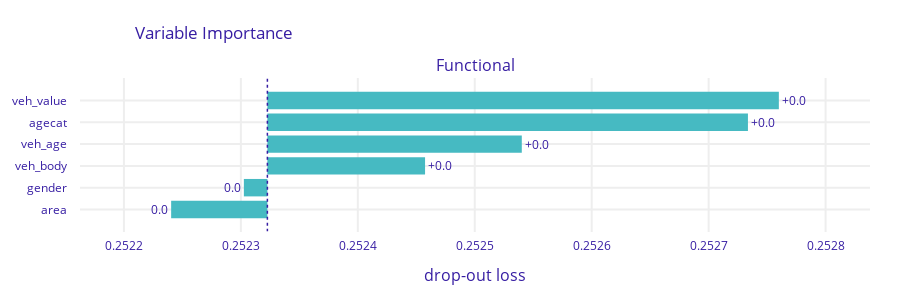
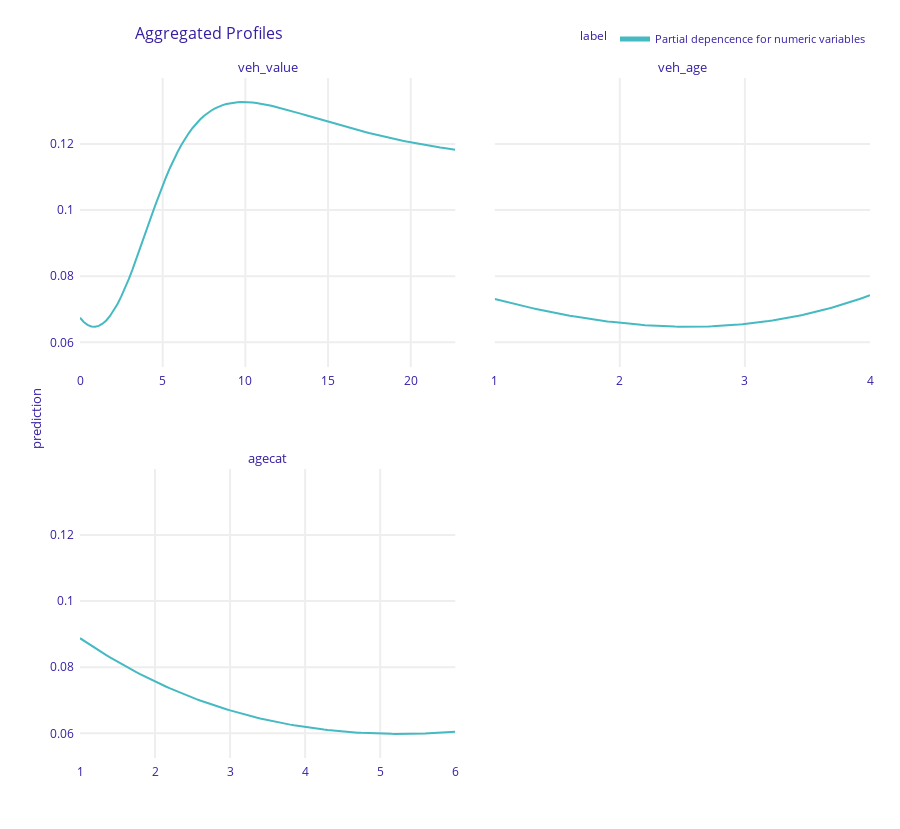
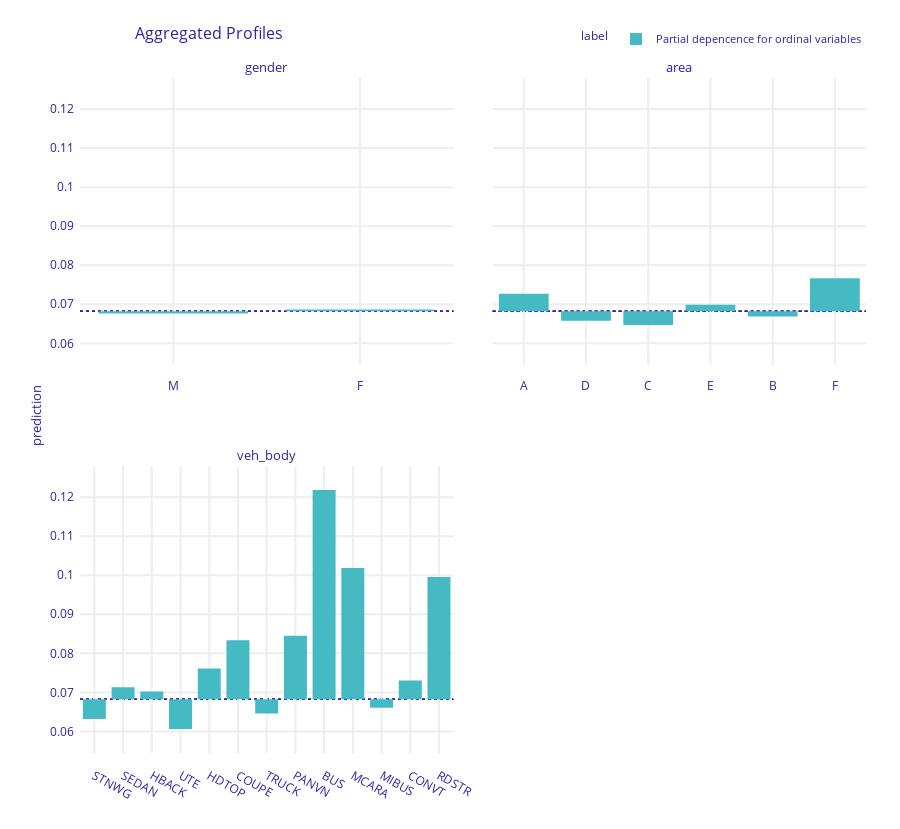

The cell these charts' notebook holds for them, in order:
### Code cell
# Interpretation
import dalex as dx

# Set up explainer
def pred_fun(m, X):
    return m.predict(dict_provider(X), batch_size=1000).flatten()

exp = dx.Explainer(
    model, 
    data=df_valid[dense_features + ["veh_body"]], 
    y=y_valid, 
    predict_function=pred_fun, 
    verbose=False
)

# Performance on validation data
valid_log_loss = log_loss(y_valid, pred_fun(model, df_valid))
valid_log_loss_0 = log_loss(y_valid, np.repeat(y_train.mean(), len(y_valid)))
rel_imp = (valid_log_loss_0 - valid_log_loss) / valid_log_loss_0

print(f"Validation log-loss: \t\t\t{valid_log_loss: .5}")
print(f"Relative improvement in log-loss: \t{rel_imp: .3}")

# Permutation importance
vi = exp.model_parts()
vi.plot()

# Partial dependence
pdp_num = exp.model_profile(
    type="partial",
    label="Partial depencence for numeric variables",
    variables=num_features,
    # variable_splits={"veh_value": [np.arange(0, 11)]},
    verbose=False
)
pdp_num.plot()

pdp_ord = exp.model_profile(
    type="partial",
    label="Partial depencence for ordinal variables",
    variables=ord_features + ["veh_body"],
    variable_type="categorical",
    verbose=False
)
pdp_ord.plot()

### Figure 1 — Plotly figure (JSON) as saved in the notebook; plotly's stock layout.template omitted (floating-point values rounded to 4 significant figures)
{"data": [{"base": 0.2523, "hoverinfo": "text", "hoverlabel": {"bgcolor": "rgba(0,0,0,0.8)"}, "hovertext": ["Model: Functional loss after<br>variable: veh_value is permuted: 0.253<br>Drop-out loss change: +0.0", "Model: Functional loss after<br>variable: agecat is permuted: 0.253<br>Drop-out loss change: +0.0", "Model: Functional loss after<br>variable: veh_age is permuted: 0.253<br>Drop-out loss change: +0.0", "Model: Functional loss after<br>variable: veh_body is permuted: 0.252<br>Drop-out loss change: +0.0", "Model: Functional loss after<br>variable: gender is permuted: 0.252<br>Drop-out loss change: -0.0", "Model: Functional loss after<br>variable: area is permuted: 0.252<br>Drop-out loss change: -0.0"], "marker": {"color": "#46bac2"}, "orientation": "h", "showlegend": false, "text": ["+0.0", "+0.0", "+0.0", "+0.0", "0.0", "0.0"], "textposition": "outside", "type": "bar", "x": [0.0004374, 0.0004109, 0.0002176, 0.0001348, -2.01e-05, -8.228e-05], "xaxis": "x", "y": ["veh_value", "agecat", "veh_age", "veh_body", "gender", "area"], "yaxis": "y"}], "layout": {"annotations": [{"font": {"size": 16}, "showarrow": false, "text": "Functional", "x": 0.5, "xanchor": "center", "xref": "paper", "y": 1, "yanchor": "bottom", "yref": "paper"}, {"font": {"size": 16}, "showarrow": false, "text": "drop-out loss", "x": 0.5, "xanchor": "center", "xref": "paper", "y": 0, "yanchor": "top", "yref": "paper", "yshift": -30}], "font": {"color": "#371ea3"}, "height": 303, "margin": {"b": 71, "r": 30, "t": 78}, "shapes": [{"line": {"color": "#371ea3", "dash": "dot", "width": 1.5}, "type": "line", "x0": 0.2523, "x1": 0.2523, "xref": "x", "y0": -1, "y1": 6, "yref": "y"}], "title": {"text": "Variable Importance", "x": 0.15}, "xaxis": {"anchor": "y", "automargin": true, "domain": [0, 1], "fixedrange": true, "gridwidth": 2, "range": [0.2522, 0.2528], "tickcolor": "white", "ticklen": 3, "ticks": "outside", "type": "linear", "zeroline": false}, "yaxis": {"anchor": "x", "automargin": true, "autorange": "reversed", "domain": [0, 1], "fixedrange": true, "gridwidth": 2, "tickcolor": "white", "ticklen": 10, "ticks": "outside", "type": "category"}}}

### Figure 2 — Plotly figure (JSON) as saved in the notebook; plotly's stock layout.template omitted (floating-point values rounded to 4 significant figures; data arrays with more than 128 entries replaced by an {"elided": "..."} marker saying what was removed)
{"data": [{"customdata": {"elided": "101x3 mixed values"}, "hovertemplate": "<b>%{hovertext}</b><br><br>prediction=%{y:.3f}<br>mean_prediction=%{customdata[0]:.3f}<extra></extra>", "hovertext": ["Partial depencence for numeric variables", "Partial depencence for numeric variables", "Partial depencence for numeric variables", "Partial depencence for numeric variables", "Partial depencence for numeric variables", "Partial depencence for numeric variables", "Partial depencence for numeric variables", "Partial depencence for numeric variables", "Partial depencence for numeric variables", "Partial depencence for numeric variables", "Partial depencence for numeric variables", "Partial depencence for numeric variables", "Partial depencence for numeric variables", "Partial depencence for numeric variables", "Partial depencence for numeric variables", "Partial depencence for numeric variables", "Partial depencence for numeric variables", "Partial depencence for numeric variables", "Partial depencence for numeric variables", "Partial depencence for numeric variables", "Partial depencence for numeric variables", "Partial depencence for numeric variables", "Partial depencence for numeric variables", "Partial depencence for numeric variables", "Partial depencence for numeric variables", "Partial depencence for numeric variables", "Partial depencence for numeric variables", "Partial depencence for numeric variables", "Partial depencence for numeric variables", "Partial depencence for numeric variables", "Partial depencence for numeric variables", "Partial depencence for numeric variables", "Partial depencence for numeric variables", "Partial depencence for numeric variables", "Partial depencence for numeric variables", "Partial depencence for numeric variables", "Partial depencence for numeric variables", "Partial depencence for numeric variables", "Partial depencence for numeric variables", "Partial depencence for numeric variables", "Partial depencence for numeric variables", "Partial depencence for numeric variables", "Partial depencence for numeric variables", "Partial depencence for numeric variables", "Partial depencence for numeric variables", "Partial depencence for numeric variables", "Partial depencence for numeric variables", "Partial depencence for numeric variables", "Partial depencence for numeric variables", "Partial depencence for numeric variables", "Partial depencence for numeric variables", "Partial depencence for numeric variables", "Partial depencence for numeric variables", "Partial depencence for numeric variables", "Partial depencence for numeric variables", "Partial depencence for numeric variables", "Partial depencence for numeric variables", "Partial depencence for numeric variables", "Partial depencence for numeric variables", "Partial depencence for numeric variables", "Partial depencence for numeric variables", "Partial depencence for numeric variables", "Partial depencence for numeric variables", "Partial depencence for numeric variables", "Partial depencence for numeric variables", "Partial depencence for numeric variables", "Partial depencence for numeric variables", "Partial depencence for numeric variables", "Partial depencence for numeric variables", "Partial depencence for numeric variables", "Partial depencence for numeric variables", "Partial depencence for numeric variables", "Partial depencence for numeric variables", "Partial depencence for numeric variables", "Partial depencence for numeric variables", "Partial depencence for numeric variables", "Partial depencence for numeric variables", "Partial depencence for numeric variables", "Partial depencence for numeric variables", "Partial depencence for numeric variables", "Partial depencence for numeric variables", "Partial depencence for numeric variables", "Partial depencence for numeric variables", "Partial depencence for numeric variables", "Partial depencence for numeric variables", "Partial depencence for numeric variables", "Partial depencence for numeric variables", "Partial depencence for numeric variables", "Partial depencence for numeric variables", "Partial depencence for numeric variables", "Partial depencence for numeric variables", "Partial depencence for numeric variables", "Partial depencence for numeric variables", "Partial depencence for numeric variables", "Partial depencence for numeric variables", "Partial depencence for numeric variables", "Partial depencence for numeric variables", "Partial depencence for numeric variables", "Partial depencence for numeric variables", "Partial depencence for numeric variables", "Partial depencence for numeric variables"], "legendgroup": "Partial depencence for numeric variables", "line": {"color": "#46bac2", "dash": "solid", "width": 2}, "marker": {"symbol": "circle"}, "mode": "lines", "name": "Partial depencence for numeric variables", "opacity": 1, "orientation": "v", "showlegend": true, "type": "scatter", "x": [0, 0.2269, 0.4538, 0.6807, 0.9076, 1.135, 1.361, 1.588, 1.815, 2.042, 2.269, 2.496, 2.723, 2.95, 3.177, 3.404, 3.63, 3.857, 4.084, 4.311, 4.538, 4.765, 4.992, 5.219, 5.446, 5.673, 5.899, 6.126, 6.353, 6.58, 6.807, 7.034, 7.261, 7.488, 7.715, 7.942, 8.168, 8.395, 8.622, 8.849, 9.076, 9.303, 9.53, 9.757, 9.984, 10.21, 10.44, 10.66, 10.89, 11.12, 11.35, 11.57, 11.8, 12.03, 12.25, 12.48, 12.71, 12.93, 13.16, 13.39, 13.61, 13.84, 14.07, 14.29, 14.52, 14.75, 14.98, 15.2, 15.43, 15.66, 15.88, 16.11, 16.34, 16.56, 16.79, 17.02, 17.24, 17.47, 17.7, 17.93, 18.15, 18.38, 18.61, 18.83, 19.06, 19.29, 19.51, 19.74, 19.97, 20.19, 20.42, 20.65, 20.87, 21.1, 21.33, 21.56, 21.78, 22.01, 22.24, 22.46, 22.69], "xaxis": "x3", "y": [0.06744, 0.06616, 0.06528, 0.0648, 0.0647, 0.06498, 0.06562, 0.06662, 0.06797, 0.06964, 0.07162, 0.07388, 0.0764, 0.07914, 0.08207, 0.08515, 0.08833, 0.09158, 0.09484, 0.09809, 0.1013, 0.1044, 0.1073, 0.1101, 0.1128, 0.1153, 0.1176, 0.1197, 0.1216, 0.1233, 0.1248, 0.1262, 0.1274, 0.1284, 0.1293, 0.1301, 0.1307, 0.1313, 0.1317, 0.1321, 0.1323, 0.1325, 0.1326, 0.1326, 0.1326, 0.1326, 0.1325, 0.1324, 0.1322, 0.132, 0.1318, 0.1315, 0.1313, 0.131, 0.1307, 0.1304, 0.1301, 0.1297, 0.1294, 0.1291, 0.1287, 0.1284, 0.1281, 0.1277, 0.1274, 0.1271, 0.1267, 0.1264, 0.1261, 0.1257, 0.1254, 0.1251, 0.1248, 0.1245, 0.1242, 0.1239, 0.1236, 0.1233, 0.123, 0.1227, 0.1225, 0.1222, 0.1219, 0.1217, 0.1214, 0.1212, 0.121, 0.1207, 0.1205, 0.1203, 0.1201, 0.1199, 0.1197, 0.1195, 0.1193, 0.1191, 0.1189, 0.1187, 0.1186, 0.1184, 0.1182], "yaxis": "y3"}, {"customdata": {"elided": "101x3 mixed values"}, "hovertemplate": "<b>%{hovertext}</b><br><br>prediction=%{y:.3f}<br>mean_prediction=%{customdata[0]:.3f}<extra></extra>", "hovertext": ["Partial depencence for numeric variables", "Partial depencence for numeric variables", "Partial depencence for numeric variables", "Partial depencence for numeric variables", "Partial depencence for numeric variables", "Partial depencence for numeric variables", "Partial depencence for numeric variables", "Partial depencence for numeric variables", "Partial depencence for numeric variables", "Partial depencence for numeric variables", "Partial depencence for numeric variables", "Partial depencence for numeric variables", "Partial depencence for numeric variables", "Partial depencence for numeric variables", "Partial depencence for numeric variables", "Partial depencence for numeric variables", "Partial depencence for numeric variables", "Partial depencence for numeric variables", "Partial depencence for numeric variables", "Partial depencence for numeric variables", "Partial depencence for numeric variables", "Partial depencence for numeric variables", "Partial depencence for numeric variables", "Partial depencence for numeric variables", "Partial depencence for numeric variables", "Partial depencence for numeric variables", "Partial depencence for numeric variables", "Partial depencence for numeric variables", "Partial depencence for numeric variables", "Partial depencence for numeric variables", "Partial depencence for numeric variables", "Partial depencence for numeric variables", "Partial depencence for numeric variables", "Partial depencence for numeric variables", "Partial depencence for numeric variables", "Partial depencence for numeric variables", "Partial depencence for numeric variables", "Partial depencence for numeric variables", "Partial depencence for numeric variables", "Partial depencence for numeric variables", "Partial depencence for numeric variables", "Partial depencence for numeric variables", "Partial depencence for numeric variables", "Partial depencence for numeric variables", "Partial depencence for numeric variables", "Partial depencence for numeric variables", "Partial depencence for numeric variables", "Partial depencence for numeric variables", "Partial depencence for numeric variables", "Partial depencence for numeric variables", "Partial depencence for numeric variables", "Partial depencence for numeric variables", "Partial depencence for numeric variables", "Partial depencence for numeric variables", "Partial depencence for numeric variables", "Partial depencence for numeric variables", "Partial depencence for numeric variables", "Partial depencence for numeric variables", "Partial depencence for numeric variables", "Partial depencence for numeric variables", "Partial depencence for numeric variables", "Partial depencence for numeric variables", "Partial depencence for numeric variables", "Partial depencence for numeric variables", "Partial depencence for numeric variables", "Partial depencence for numeric variables", "Partial depencence for numeric variables", "Partial depencence for numeric variables", "Partial depencence for numeric variables", "Partial depencence for numeric variables", "Partial depencence for numeric variables", "Partial depencence for numeric variables", "Partial depencence for numeric variables", "Partial depencence for numeric variables", "Partial depencence for numeric variables", "Partial depencence for numeric variables", "Partial depencence for numeric variables", "Partial depencence for numeric variables", "Partial depencence for numeric variables", "Partial depencence for numeric variables", "Partial depencence for numeric variables", "Partial depencence for numeric variables", "Partial depencence for numeric variables", "Partial depencence for numeric variables", "Partial depencence for numeric variables", "Partial depencence for numeric variables", "Partial depencence for numeric variables", "Partial depencence for numeric variables", "Partial depencence for numeric variables", "Partial depencence for numeric variables", "Partial depencence for numeric variables", "Partial depencence for numeric variables", "Partial depencence for numeric variables", "Partial depencence for numeric variables", "Partial depencence for numeric variables", "Partial depencence for numeric variables", "Partial depencence for numeric variables", "Partial depencence for numeric variables", "Partial depencence for numeric variables", "Partial depencence for numeric variables", "Partial depencence for numeric variables"], "legendgroup": "Partial depencence for numeric variables", "line": {"color": "#46bac2", "dash": "solid", "width": 2}, "marker": {"symbol": "circle"}, "mode": "lines", "name": "Partial depencence for numeric variables", "opacity": 1, "orientation": "v", "showlegend": false, "type": "scatter", "x": [1, 1.03, 1.06, 1.09, 1.12, 1.15, 1.18, 1.21, 1.24, 1.27, 1.3, 1.33, 1.36, 1.39, 1.42, 1.45, 1.48, 1.51, 1.54, 1.57, 1.6, 1.63, 1.66, 1.69, 1.72, 1.75, 1.78, 1.81, 1.84, 1.87, 1.9, 1.93, 1.96, 1.99, 2.02, 2.05, 2.08, 2.11, 2.14, 2.17, 2.2, 2.23, 2.26, 2.29, 2.32, 2.35, 2.38, 2.41, 2.44, 2.47, 2.5, 2.53, 2.56, 2.59, 2.62, 2.65, 2.68, 2.71, 2.74, 2.77, 2.8, 2.83, 2.86, 2.89, 2.92, 2.95, 2.98, 3.01, 3.04, 3.07, 3.1, 3.13, 3.16, 3.19, 3.22, 3.25, 3.28, 3.31, 3.34, 3.37, 3.4, 3.43, 3.46, 3.49, 3.52, 3.55, 3.58, 3.61, 3.64, 3.67, 3.7, 3.73, 3.76, 3.79, 3.82, 3.85, 3.88, 3.91, 3.94, 3.97, 4], "xaxis": "x4", "y": [0.07311, 0.07282, 0.07252, 0.07224, 0.07195, 0.07167, 0.0714, 0.07113, 0.07086, 0.0706, 0.07035, 0.0701, 0.06985, 0.06961, 0.06937, 0.06914, 0.06891, 0.06869, 0.06848, 0.06827, 0.06806, 0.06786, 0.06767, 0.06748, 0.0673, 0.06712, 0.06695, 0.06679, 0.06663, 0.06647, 0.06633, 0.06619, 0.06605, 0.06592, 0.0658, 0.06568, 0.06557, 0.06547, 0.06537, 0.06528, 0.0652, 0.06512, 0.06505, 0.06498, 0.06493, 0.06488, 0.06483, 0.06479, 0.06476, 0.06474, 0.06473, 0.06472, 0.06472, 0.06472, 0.06473, 0.06475, 0.06478, 0.06482, 0.06486, 0.06491, 0.06497, 0.06503, 0.06511, 0.06519, 0.06527, 0.06537, 0.06548, 0.06559, 0.06571, 0.06584, 0.06597, 0.06612, 0.06627, 0.06644, 0.06661, 0.06678, 0.06697, 0.06717, 0.06737, 0.06759, 0.06781, 0.06804, 0.06828, 0.06853, 0.06879, 0.06906, 0.06933, 0.06962, 0.06992, 0.07022, 0.07054, 0.07086, 0.0712, 0.07154, 0.07189, 0.07226, 0.07263, 0.07302, 0.07341, 0.07381, 0.07423], "yaxis": "y4"}, {"customdata": {"elided": "101x3 mixed values"}, "hovertemplate": "<b>%{hovertext}</b><br><br>prediction=%{y:.3f}<br>mean_prediction=%{customdata[0]:.3f}<extra></extra>", "hovertext": ["Partial depencence for numeric variables", "Partial depencence for numeric variables", "Partial depencence for numeric variables", "Partial depencence for numeric variables", "Partial depencence for numeric variables", "Partial depencence for numeric variables", "Partial depencence for numeric variables", "Partial depencence for numeric variables", "Partial depencence for numeric variables", "Partial depencence for numeric variables", "Partial depencence for numeric variables", "Partial depencence for numeric variables", "Partial depencence for numeric variables", "Partial depencence for numeric variables", "Partial depencence for numeric variables", "Partial depencence for numeric variables", "Partial depencence for numeric variables", "Partial depencence for numeric variables", "Partial depencence for numeric variables", "Partial depencence for numeric variables", "Partial depencence for numeric variables", "Partial depencence for numeric variables", "Partial depencence for numeric variables", "Partial depencence for numeric variables", "Partial depencence for numeric variables", "Partial depencence for numeric variables", "Partial depencence for numeric variables", "Partial depencence for numeric variables", "Partial depencence for numeric variables", "Partial depencence for numeric variables", "Partial depencence for numeric variables", "Partial depencence for numeric variables", "Partial depencence for numeric variables", "Partial depencence for numeric variables", "Partial depencence for numeric variables", "Partial depencence for numeric variables", "Partial depencence for numeric variables", "Partial depencence for numeric variables", "Partial depencence for numeric variables", "Partial depencence for numeric variables", "Partial depencence for numeric variables", "Partial depencence for numeric variables", "Partial depencence for numeric variables", "Partial depencence for numeric variables", "Partial depencence for numeric variables", "Partial depencence for numeric variables", "Partial depencence for numeric variables", "Partial depencence for numeric variables", "Partial depencence for numeric variables", "Partial depencence for numeric variables", "Partial depencence for numeric variables", "Partial depencence for numeric variables", "Partial depencence for numeric variables", "Partial depencence for numeric variables", "Partial depencence for numeric variables", "Partial depencence for numeric variables", "Partial depencence for numeric variables", "Partial depencence for numeric variables", "Partial depencence for numeric variables", "Partial depencence for numeric variables", "Partial depencence for numeric variables", "Partial depencence for numeric variables", "Partial depencence for numeric variables", "Partial depencence for numeric variables", "Partial depencence for numeric variables", "Partial depencence for numeric variables", "Partial depencence for numeric variables", "Partial depencence for numeric variables", "Partial depencence for numeric variables", "Partial depencence for numeric variables", "Partial depencence for numeric variables", "Partial depencence for numeric variables", "Partial depencence for numeric variables", "Partial depencence for numeric variables", "Partial depencence for numeric variables", "Partial depencence for numeric variables", "Partial depencence for numeric variables", "Partial depencence for numeric variables", "Partial depencence for numeric variables", "Partial depencence for numeric variables", "Partial depencence for numeric variables", "Partial depencence for numeric variables", "Partial depencence for numeric variables", "Partial depencence for numeric variables", "Partial depencence for numeric variables", "Partial depencence for numeric variables", "Partial depencence for numeric variables", "Partial depencence for numeric variables", "Partial depencence for numeric variables", "Partial depencence for numeric variables", "Partial depencence for numeric variables", "Partial depencence for numeric variables", "Partial depencence for numeric variables", "Partial depencence for numeric variables", "Partial depencence for numeric variables", "Partial depencence for numeric variables", "Partial depencence for numeric variables", "Partial depencence for numeric variables", "Partial depencence for numeric variables", "Partial depencence for numeric variables", "Partial depencence for numeric variables"], "legendgroup": "Partial depencence for numeric variables", "line": {"color": "#46bac2", "dash": "solid", "width": 2}, "marker": {"symbol": "circle"}, "mode": "lines", "name": "Partial depencence for numeric variables", "opacity": 1, "orientation": "v", "showlegend": false, "type": "scatter", "x": [1, 1.05, 1.1, 1.15, 1.2, 1.25, 1.3, 1.35, 1.4, 1.45, 1.5, 1.55, 1.6, 1.65, 1.7, 1.75, 1.8, 1.85, 1.9, 1.95, 2, 2.05, 2.1, 2.15, 2.2, 2.25, 2.3, 2.35, 2.4, 2.45, 2.5, 2.55, 2.6, 2.65, 2.7, 2.75, 2.8, 2.85, 2.9, 2.95, 3, 3.05, 3.1, 3.15, 3.2, 3.25, 3.3, 3.35, 3.4, 3.45, 3.5, 3.55, 3.6, 3.65, 3.7, 3.75, 3.8, 3.85, 3.9, 3.95, 4, 4.05, 4.1, 4.15, 4.2, 4.25, 4.3, 4.35, 4.4, 4.45, 4.5, 4.55, 4.6, 4.65, 4.7, 4.75, 4.8, 4.85, 4.9, 4.95, 5, 5.05, 5.1, 5.15, 5.2, 5.25, 5.3, 5.35, 5.4, 5.45, 5.5, 5.55, 5.6, 5.65, 5.7, 5.75, 5.8, 5.85, 5.9, 5.95, 6], "xaxis": "x", "y": [0.08877, 0.088, 0.08724, 0.08649, 0.08576, 0.08504, 0.08433, 0.08364, 0.08295, 0.08228, 0.08162, 0.08097, 0.08033, 0.07971, 0.0791, 0.07849, 0.0779, 0.07733, 0.07676, 0.0762, 0.07566, 0.07512, 0.0746, 0.07408, 0.07358, 0.07309, 0.07261, 0.07214, 0.07168, 0.07123, 0.07079, 0.07036, 0.06994, 0.06953, 0.06913, 0.06874, 0.06836, 0.06799, 0.06763, 0.06727, 0.06693, 0.0666, 0.06627, 0.06595, 0.06565, 0.06535, 0.06506, 0.06478, 0.06451, 0.06424, 0.06399, 0.06374, 0.0635, 0.06327, 0.06305, 0.06284, 0.06263, 0.06243, 0.06224, 0.06206, 0.06189, 0.06172, 0.06156, 0.06141, 0.06126, 0.06113, 0.061, 0.06087, 0.06076, 0.06065, 0.06055, 0.06045, 0.06036, 0.06028, 0.06021, 0.06014, 0.06008, 0.06003, 0.05998, 0.05994, 0.0599, 0.05987, 0.05985, 0.05984, 0.05983, 0.05982, 0.05983, 0.05983, 0.05985, 0.05987, 0.05989, 0.05993, 0.05996, 0.06001, 0.06006, 0.06011, 0.06017, 0.06024, 0.06031, 0.06038, 0.06046], "yaxis": "y"}], "layout": {"annotations": [{"font": {"size": 13}, "showarrow": false, "text": "agecat", "x": 0.2375, "xanchor": "center", "xref": "paper", "y": 0.425, "yanchor": "bottom", "yref": "paper"}, {"font": {"size": 13}, "showarrow": false, "text": "veh_value", "x": 0.2375, "xanchor": "center", "xref": "paper", "y": 1, "yanchor": "bottom", "yref": "paper"}, {"font": {"size": 13}, "showarrow": false, "text": "veh_age", "x": 0.7625, "xanchor": "center", "xref": "paper", "y": 1, "yanchor": "bottom", "yref": "paper"}, {"font": {"size": 13}, "showarrow": false, "text": "prediction", "textangle": -90, "x": -0.07, "xref": "paper", "y": 0.5, "yref": "paper"}], "font": {"color": "#371ea3"}, "height": 829, "hovermode": "x unified", "legend": {"font": {"size": 11}, "itemsizing": "constant", "orientation": "h", "title": {"font": {"size": 12}, "text": "label"}, "tracegroupgap": 0, "x": 1, "xanchor": "right", "y": 1.036, "yanchor": "bottom"}, "margin": {"b": 71, "r": 30, "t": 78}, "title": {"font": {"size": 16}, "text": "Aggregated Profiles", "x": 0.15}, "xaxis": {"anchor": "y", "automargin": true, "domain": [0, 0.475], "fixedrange": true, "gridwidth": 2, "showticklabels": true, "tickcolor": "white", "ticklen": 3, "ticks": "outside", "title": {"text": ""}, "type": "linear", "zeroline": false}, "xaxis2": {"anchor": "y2", "automargin": true, "domain": [0.525, 1], "fixedrange": true, "gridwidth": 2, "showticklabels": true, "tickcolor": "white", "ticklen": 3, "ticks": "outside", "title": {"text": ""}, "type": "linear", "zeroline": false}, "xaxis3": {"anchor": "y3", "automargin": true, "domain": [0, 0.475], "fixedrange": true, "gridwidth": 2, "showticklabels": true, "tickcolor": "white", "ticklen": 3, "ticks": "outside", "title": {"text": ""}, "type": "linear", "zeroline": false}, "xaxis4": {"anchor": "y4", "automargin": true, "domain": [0.525, 1], "fixedrange": true, "gridwidth": 2, "showticklabels": true, "tickcolor": "white", "ticklen": 3, "ticks": "outside", "title": {"text": ""}, "type": "linear", "zeroline": false}, "yaxis": {"anchor": "x", "automargin": true, "domain": [0, 0.425], "fixedrange": true, "gridwidth": 2, "range": [0.05254, 0.1399], "tickcolor": "white", "ticklen": 3, "ticks": "outside", "title": {"text": ""}, "type": "linear", "zeroline": false}, "yaxis2": {"anchor": "x2", "automargin": true, "domain": [0, 0.425], "fixedrange": true, "gridwidth": 2, "matches": "y", "range": [0.05254, 0.1399], "showticklabels": false, "tickcolor": "white", "ticklen": 3, "ticks": "outside", "title": {"text": ""}, "type": "linear", "zeroline": false}, "yaxis3": {"anchor": "x3", "automargin": true, "domain": [0.575, 1], "fixedrange": true, "gridwidth": 2, "matches": "y", "range": [0.05254, 0.1399], "tickcolor": "white", "ticklen": 3, "ticks": "outside", "title": {"text": ""}, "type": "linear", "zeroline": false}, "yaxis4": {"anchor": "x4", "automargin": true, "domain": [0.575, 1], "fixedrange": true, "gridwidth": 2, "matches": "y", "range": [0.05254, 0.1399], "showticklabels": false, "tickcolor": "white", "ticklen": 3, "ticks": "outside", "title": {"text": ""}, "type": "linear", "zeroline": false}}}

### Figure 3 — Plotly figure (JSON) as saved in the notebook; plotly's stock layout.template omitted (floating-point values rounded to 4 significant figures)
{"data": [{"alignmentgroup": "True", "base": [0.06822, 0.06822], "customdata": [[0.0676, "Partial depencence for ordinal variables", "gender"], [0.06867, "Partial depencence for ordinal variables", "gender"]], "hovertemplate": "<b>%{hovertext}</b><br><br>mean_prediction=%{base:.3f}<br>prediction=%{customdata[0]:.3f}<extra></extra>", "hovertext": ["Partial depencence for ordinal variables", "Partial depencence for ordinal variables"], "legendgroup": "Partial depencence for ordinal variables", "marker": {"color": "#46bac2", "pattern": {"shape": ""}}, "name": "Partial depencence for ordinal variables", "offsetgroup": "Partial depencence for ordinal variables", "orientation": "v", "showlegend": true, "textposition": "auto", "type": "bar", "x": ["M", "F"], "xaxis": "x3", "y": [-0.0006145, 0.0004536], "yaxis": "y3"}, {"alignmentgroup": "True", "base": [0.06822, 0.06822, 0.06822, 0.06822, 0.06822, 0.06822], "customdata": [[0.07272, "Partial depencence for ordinal variables", "area"], [0.06577, "Partial depencence for ordinal variables", "area"], [0.06467, "Partial depencence for ordinal variables", "area"], [0.06988, "Partial depencence for ordinal variables", "area"], [0.06689, "Partial depencence for ordinal variables", "area"], [0.07668, "Partial depencence for ordinal variables", "area"]], "hovertemplate": "<b>%{hovertext}</b><br><br>mean_prediction=%{base:.3f}<br>prediction=%{customdata[0]:.3f}<extra></extra>", "hovertext": ["Partial depencence for ordinal variables", "Partial depencence for ordinal variables", "Partial depencence for ordinal variables", "Partial depencence for ordinal variables", "Partial depencence for ordinal variables", "Partial depencence for ordinal variables"], "legendgroup": "Partial depencence for ordinal variables", "marker": {"color": "#46bac2", "pattern": {"shape": ""}}, "name": "Partial depencence for ordinal variables", "offsetgroup": "Partial depencence for ordinal variables", "orientation": "v", "showlegend": false, "textposition": "auto", "type": "bar", "x": ["A", "D", "C", "E", "B", "F"], "xaxis": "x4", "y": [0.004504, -0.002449, -0.003542, 0.001665, -0.001323, 0.008461], "yaxis": "y4"}, {"alignmentgroup": "True", "base": [0.06822, 0.06822, 0.06822, 0.06822, 0.06822, 0.06822, 0.06822, 0.06822, 0.06822, 0.06822, 0.06822, 0.06822, 0.06822], "customdata": [[0.06315, "Partial depencence for ordinal variables", "veh_body"], [0.0713, "Partial depencence for ordinal variables", "veh_body"], [0.07022, "Partial depencence for ordinal variables", "veh_body"], [0.0606, "Partial depencence for ordinal variables", "veh_body"], [0.07612, "Partial depencence for ordinal variables", "veh_body"], [0.08338, "Partial depencence for ordinal variables", "veh_body"], [0.06458, "Partial depencence for ordinal variables", "veh_body"], [0.08453, "Partial depencence for ordinal variables", "veh_body"], [0.1218, "Partial depencence for ordinal variables", "veh_body"], [0.1019, "Partial depencence for ordinal variables", "veh_body"], [0.06604, "Partial depencence for ordinal variables", "veh_body"], [0.07302, "Partial depencence for ordinal variables", "veh_body"], [0.09958, "Partial depencence for ordinal variables", "veh_body"]], "hovertemplate": "<b>%{hovertext}</b><br><br>mean_prediction=%{base:.3f}<br>prediction=%{customdata[0]:.3f}<extra></extra>", "hovertext": ["Partial depencence for ordinal variables", "Partial depencence for ordinal variables", "Partial depencence for ordinal variables", "Partial depencence for ordinal variables", "Partial depencence for ordinal variables", "Partial depencence for ordinal variables", "Partial depencence for ordinal variables", "Partial depencence for ordinal variables", "Partial depencence for ordinal variables", "Partial depencence for ordinal variables", "Partial depencence for ordinal variables", "Partial depencence for ordinal variables", "Partial depencence for ordinal variables"], "legendgroup": "Partial depencence for ordinal variables", "marker": {"color": "#46bac2", "pattern": {"shape": ""}}, "name": "Partial depencence for ordinal variables", "offsetgroup": "Partial depencence for ordinal variables", "orientation": "v", "showlegend": false, "textposition": "auto", "type": "bar", "x": ["STNWG", "SEDAN", "HBACK", "UTE", "HDTOP", "COUPE", "TRUCK", "PANVN", "BUS", "MCARA", "MIBUS", "CONVT", "RDSTR"], "xaxis": "x", "y": [-0.005063, 0.003087, 0.002, -0.00762, 0.007905, 0.01517, -0.003637, 0.01631, 0.05361, 0.03364, -0.002178, 0.004806, 0.03136], "yaxis": "y"}], "layout": {"annotations": [{"font": {"size": 13}, "showarrow": false, "text": "veh_body", "x": 0.2375, "xanchor": "center", "xref": "paper", "y": 0.425, "yanchor": "bottom", "yref": "paper"}, {"font": {"size": 13}, "showarrow": false, "text": "gender", "x": 0.2375, "xanchor": "center", "xref": "paper", "y": 1, "yanchor": "bottom", "yref": "paper"}, {"font": {"size": 13}, "showarrow": false, "text": "area", "x": 0.7625, "xanchor": "center", "xref": "paper", "y": 1, "yanchor": "bottom", "yref": "paper"}, {"font": {"size": 13}, "showarrow": false, "text": "prediction", "textangle": -90, "x": -0.07, "xref": "paper", "y": 0.5, "yref": "paper"}], "barmode": "group", "font": {"color": "#371ea3"}, "height": 829, "hovermode": "x unified", "legend": {"font": {"size": 11}, "itemsizing": "constant", "orientation": "h", "title": {"font": {"size": 12}, "text": "label"}, "tracegroupgap": 0, "x": 1, "xanchor": "right", "y": 1.036, "yanchor": "bottom"}, "margin": {"b": 71, "r": 30, "t": 78}, "shapes": [{"layer": "below", "line": {"color": "#371ea3", "dash": "dot", "width": 1.5}, "type": "line", "x0": 0, "x1": 1, "xref": "x domain", "y0": 0.06822, "y1": 0.06822, "yref": "y"}, {"layer": "below", "line": {"color": "#371ea3", "dash": "dot", "width": 1.5}, "type": "line", "x0": 0, "x1": 1, "xref": "x3 domain", "y0": 0.06822, "y1": 0.06822, "yref": "y3"}, {"layer": "below", "line": {"color": "#371ea3", "dash": "dot", "width": 1.5}, "type": "line", "x0": 0, "x1": 1, "xref": "x4 domain", "y0": 0.06822, "y1": 0.06822, "yref": "y4"}, {"layer": "below", "line": {"color": "#371ea3", "dash": "dot", "width": 1.5}, "type": "line", "x0": 0, "x1": 1, "xref": "x domain", "y0": 0.06822, "y1": 0.06822, "yref": "y"}, {"layer": "below", "line": {"color": "#371ea3", "dash": "dot", "width": 1.5}, "type": "line", "x0": 0, "x1": 1, "xref": "x3 domain", "y0": 0.06822, "y1": 0.06822, "yref": "y3"}, {"layer": "below", "line": {"color": "#371ea3", "dash": "dot", "width": 1.5}, "type": "line", "x0": 0, "x1": 1, "xref": "x4 domain", "y0": 0.06822, "y1": 0.06822, "yref": "y4"}, {"layer": "below", "line": {"color": "#371ea3", "dash": "dot", "width": 1.5}, "type": "line", "x0": 0, "x1": 1, "xref": "x domain", "y0": 0.06822, "y1": 0.06822, "yref": "y"}, {"layer": "below", "line": {"color": "#371ea3", "dash": "dot", "width": 1.5}, "type": "line", "x0": 0, "x1": 1, "xref": "x3 domain", "y0": 0.06822, "y1": 0.06822, "yref": "y3"}, {"layer": "below", "line": {"color": "#371ea3", "dash": "dot", "width": 1.5}, "type": "line", "x0": 0, "x1": 1, "xref": "x4 domain", "y0": 0.06822, "y1": 0.06822, "yref": "y4"}], "title": {"font": {"size": 16}, "text": "Aggregated Profiles", "x": 0.15}, "xaxis": {"anchor": "y", "automargin": true, "domain": [0, 0.475], "fixedrange": true, "gridwidth": 2, "showticklabels": true, "tickcolor": "white", "ticklen": 10, "ticks": "outside", "title": {"text": ""}, "type": "category"}, "xaxis2": {"anchor": "y2", "automargin": true, "domain": [0.525, 1], "fixedrange": true, "gridwidth": 2, "showticklabels": true, "tickcolor": "white", "ticklen": 10, "ticks": "outside", "title": {"text": ""}, "type": "category"}, "xaxis3": {"anchor": "y3", "automargin": true, "domain": [0, 0.475], "fixedrange": true, "gridwidth": 2, "showticklabels": true, "tickcolor": "white", "ticklen": 10, "ticks": "outside", "title": {"text": ""}, "type": "category"}, "xaxis4": {"anchor": "y4", "automargin": true, "domain": [0.525, 1], "fixedrange": true, "gridwidth": 2, "showticklabels": true, "tickcolor": "white", "ticklen": 10, "ticks": "outside", "title": {"text": ""}, "type": "category"}, "yaxis": {"anchor": "x", "automargin": true, "domain": [0, 0.425], "fixedrange": true, "gridwidth": 2, "range": [0.05447, 0.128], "tickcolor": "white", "ticklen": 3, "ticks": "outside", "title": {"text": ""}, "type": "linear", "zeroline": false}, "yaxis2": {"anchor": "x2", "automargin": true, "domain": [0, 0.425], "fixedrange": true, "gridwidth": 2, "matches": "y", "range": [0.05447, 0.128], "showticklabels": false, "tickcolor": "white", "ticklen": 3, "ticks": "outside", "title": {"text": ""}, "type": "linear", "zeroline": false}, "yaxis3": {"anchor": "x3", "automargin": true, "domain": [0.575, 1], "fixedrange": true, "gridwidth": 2, "matches": "y", "range": [0.05447, 0.128], "tickcolor": "white", "ticklen": 3, "ticks": "outside", "title": {"text": ""}, "type": "linear", "zeroline": false}, "yaxis4": {"anchor": "x4", "automargin": true, "domain": [0.575, 1], "fixedrange": true, "gridwidth": 2, "matches": "y", "range": [0.05447, 0.128], "showticklabels": false, "tickcolor": "white", "ticklen": 3, "ticks": "outside", "title": {"text": ""}, "type": "linear", "zeroline": false}}}
